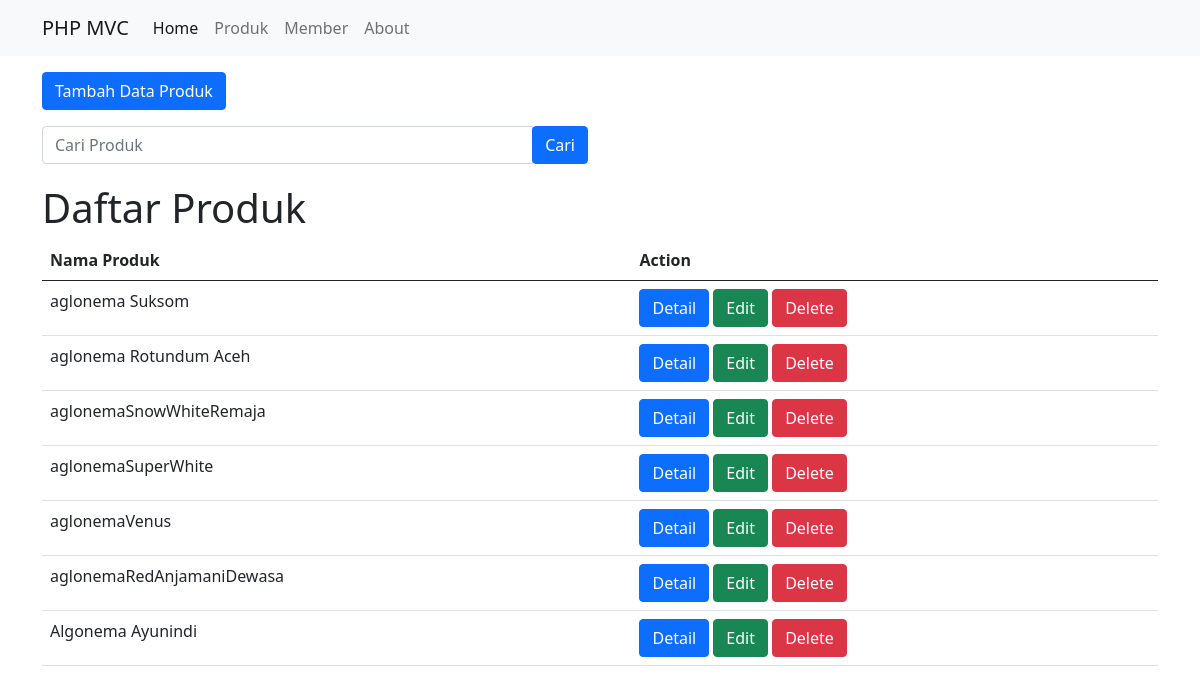
/public/produk, run on the app's committed database.
### tables this page shows
CREATE TABLE `barang` (
  `id` int(11) NOT NULL,
  `nama` varchar(40) DEFAULT NULL,
  `hrg` double DEFAULT NULL,
  `jml` int(11) DEFAULT NULL,
  `keterangan` varchar(100) DEFAULT NULL,
  `foto` varchar(200) DEFAULT NULL
);

### app/core/Controller.php (called while the page is built, shortened)
<?php
class Controller {
    public function view($view, $data = []) {
        require_once '../app/views/' . $view . '.php';
    }
    public function model($model) {
        return new $model;
    }
}

### app/controllers/Produk.php (called while the page is built, shortened)
<?php
class Produk extends Controller {
    public function index(){
        $data['judul'] = 'Daftar Produk';
        $data['produk'] = $this->model('Produk_model')->getAllProduct();
        $this->view('produk/index', $data);
    }
}

### app/core/App.php (called while the page is built, shortened)
<?php
class App {
    protected $method = 'index';
    protected $params = [];
    public function __construct()
    {
        $this->controller = new $this->controller;
        call_user_func_array([$this->controller, $this->method], $this->params);
    }
}

### public/index.php (called while the page is built, shortened)
<?php
$app = new App;

### app/core/Database.php (called while the page is built, shortened)
<?php
class Database {
    private $host = DB_HOST;
    private $user = DB_USER;
    private $pass = DB_PASS;
    private $db_name = DB_NAME;
    private $dbh;
    private $stmt;
    public function __construct()
    {
        $dsn = 'mysql:host='. $this->host . '; dbname=' . $this->db_name;
        $option = [
            PDO::ATTR_PERSISTENT => true,
            PDO::ATTR_ERRMODE => PDO::ERRMODE_EXCEPTION
        ];
        try {
            $this->dbh = new PDO($dsn, $this->user, $this->pass, $option);
        } catch(PDOException $e) {
            die($e -> getMessage());
        }
    }
    public function query($query) {
        $this->stmt = $this->dbh->prepare($query);
    }
    public function execute() {
        $this->stmt->execute();
    }
    public function resultSet() {
        $this->execute();
        return $this->stmt->fetchAll(PDO::FETCH_ASSOC);
    }
}

### app/models/Produk_model.php (called while the page is built, shortened)
<?php
class Produk_model{
	private $table = "barang";
	private $db;
	public function __construct(){
		$this->db = new Database;
	}
	public function getAllProduct(){
		$this->db->query('SELECT * FROM ' . $this->table);
		return $this->db->resultSet();
	}
}

### app/views/produk/index.php (the view, shortened to what this page needs)
<div class="container mt-3">
    <div class="row mb-3">
        <div class="col-lg-6">
            <button type="button" class="btn btn-primary tombolTambahDataProduk" data-bs-toggle="modal" data-bs-target="#formModalProduk">
                Tambah Data Produk
            </button>
        </div>
    </div>
    <div class="row mb-3">
        <div class="col-lg-6">
            <form action="<?= BASEURL;?>/produk/cari" method="post">
                <div class="input-group mb-1">
                    <input type="text" class="form-control" placeholder="Cari Produk" name="keyword" id="keyword" autocomplete="off" aria-describedby="button-addon2">
                    <div class="input-group-append">
                        <button class="btn btn-primary" type="submit" id="tombolCari">Cari</button>
                    </div>
                </div>
            </form>
        </div>
    </div>
    <div class="row">
        <div class="col-12">
        <h1>Daftar Produk</h1>
            <table class="table table-stripped">
            <thead>
            <tr>
                <th scope="col">Nama Produk</th>
                <th scope="col">Action</th>
            </tr>
            </thead>
            <tbody>
            <?php foreach ($data['produk'] as $p) : ?>
            <tr>
                <td><?= $p['nama'];?></td>
                <td>
                <a href="<?= BASEURL; ?>/produk/detail/<?= $p['id'];?>" class="btn btn-primary">Detail</a>
                <a href="<?= BASEURL; ?>/produk/edit/<?= $p['id'];?>" class="btn btn-success">Edit</a>
                <a href="<?= BASEURL; ?>/produk/delProduk/<?= $p['id'];?>" class="btn btn-danger" onclick="return confirm('Yakin?');">Delete</a>
                </td>
            </tr>
            <?php endforeach; ?>
            </tbody>
            </table>
        </div>
    </div>
</div>

### data on the page
barang: nama "aglonema Suksom"
barang: nama "aglonema Rotundum Aceh"
barang: nama "aglonemaSnowWhiteRemaja"
barang: nama "aglonemaSuperWhite"
barang: nama "aglonemaVenus"
barang: nama "aglonemaRedAnjamaniDewasa"
barang: nama "Algonema Ayunindi"
